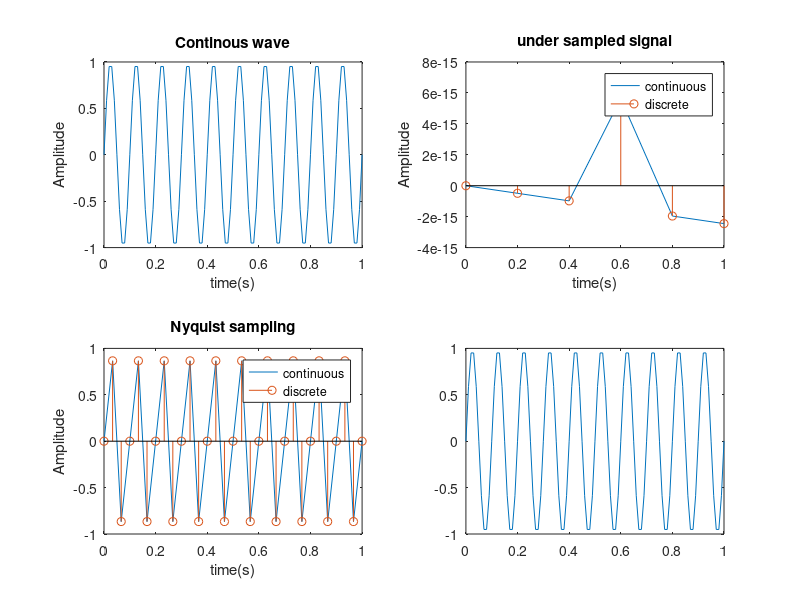

Here is the MATLAB script that generated this plot:
clc; 
clear ; 
close all; 
fm=10; 
t=0:0.01:1; 
y=sin(2*pi*fm*t); 
subplot(2,2,1); 

plot(t,y); 
xlabel('time(s)'); 
ylabel('Amplitude'); 
title('Continous wave'); 
subplot(2,2,2); 
fs1=0.5*fm; 
t1=0:(1/fs1):1; 
y1=sin(2*pi*fm*t1); 
plot(t1,y1);
hold on; 
stem(t1,y1); 
xlabel('time(s)'); 
ylabel('Amplitude'); 
title('under sampled signal'); 
legend("continuous","discrete"); 
subplot(2,2,3); 
fs2=3*fm; 
t2=0:(1/fs2):1; 
y2=sin(2*pi*fm*t2); 
plot(t2,y2); 
hold on;
stem(t2,y2); 
xlabel('time(s)'); 
ylabel('Amplitude'); 
title('Nyquist sampling'); 
legend("continuous","discrete"); 
subplot(2,2,4); 
fs3=10*fm; 
t3=0:(1/fs3):1; 
y3=sin(2*pi*fm*t3); 
plot(t3,y3); 
